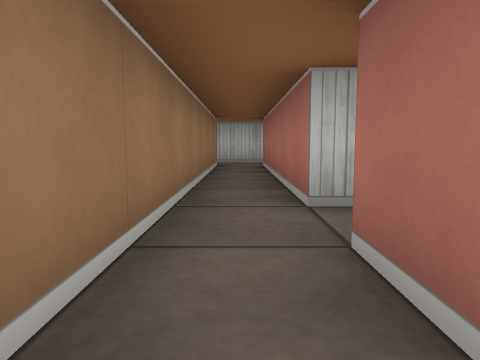
View 1 (above)

18 first-person views from a walk through a cub3D level. The camera is about half as high as the walls, tilts 6° down and sees 70° across. The floor is counted in squares. Each view is taken from the middle of a square. On the plan, view 1 faces up. The plan holds only what a view shows up to about 9 squares ahead; the rest is blank.

View 2
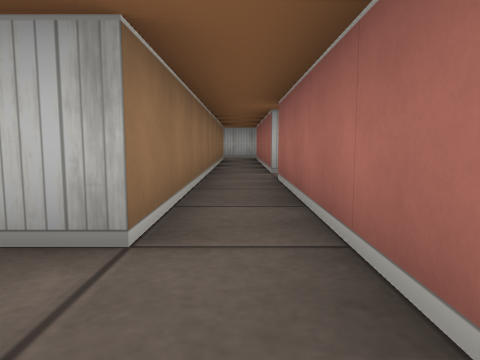

View 3
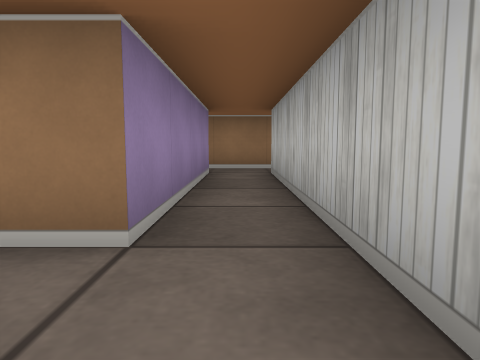

View 4
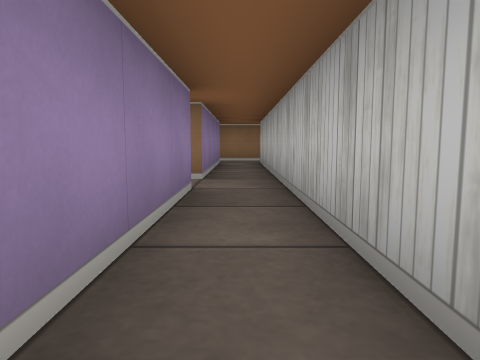

View 5
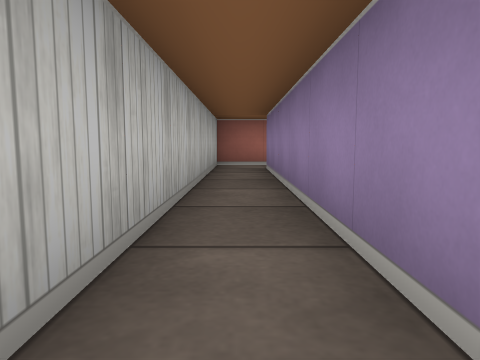

View 6
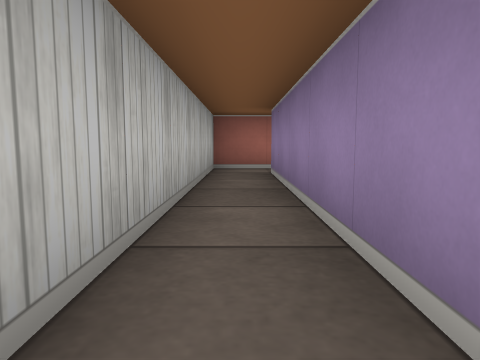

View 7
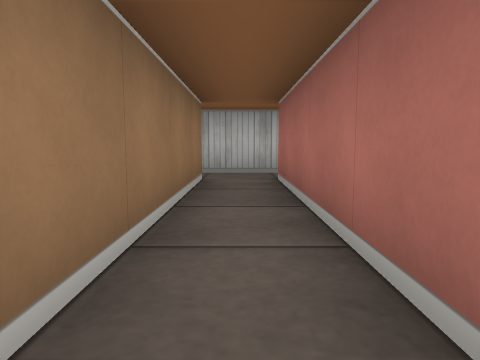

View 8
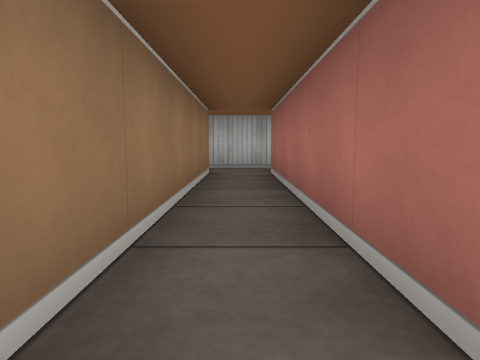

View 9
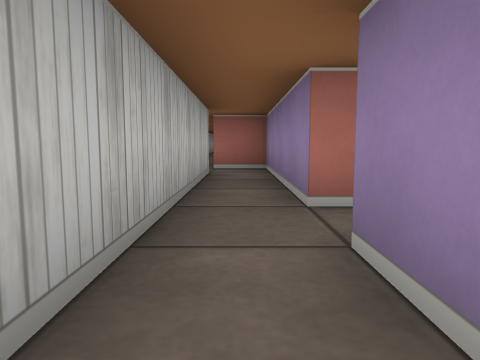

View 10
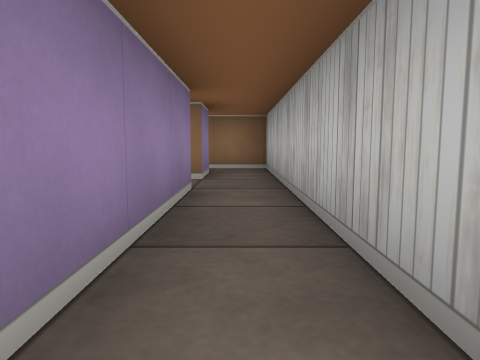

View 11
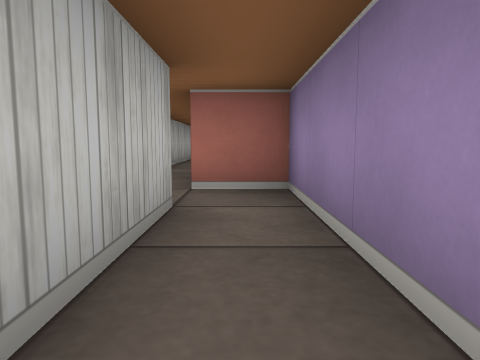

View 12
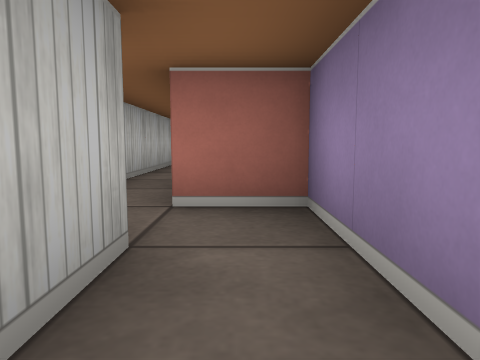

View 13
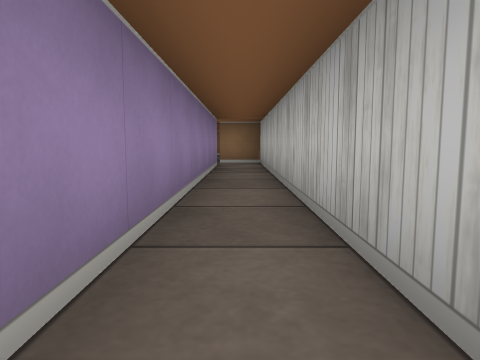

View 14
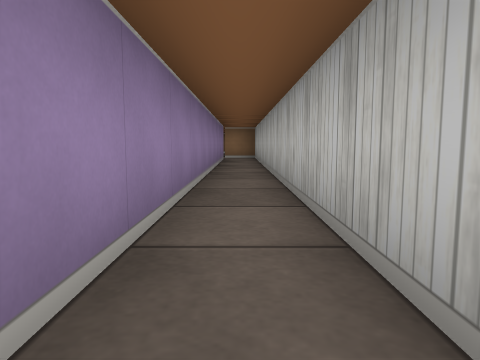

View 15
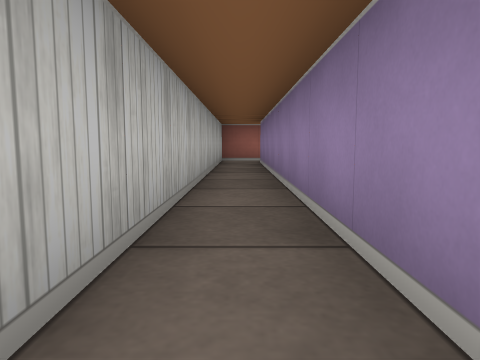

View 16
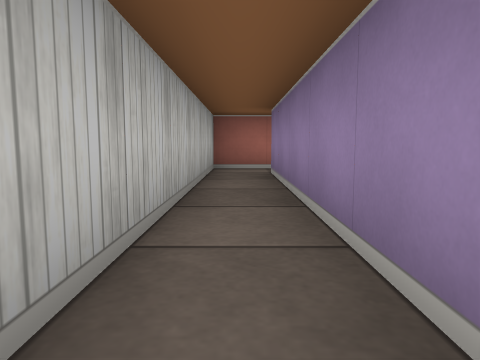

View 17
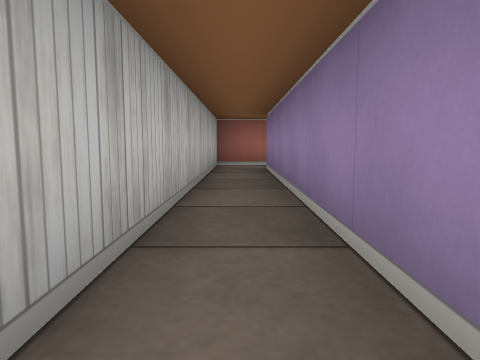

View 18
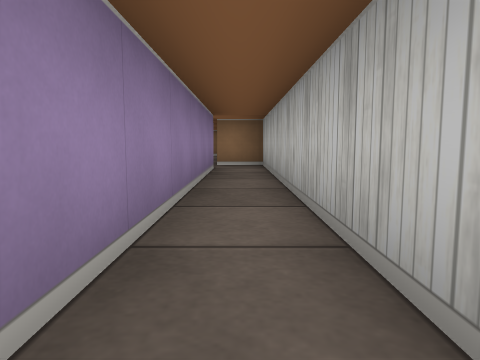

### Floor plan
Points are (right, up) in squares from view 1. A wall is a line through its corners. A room is listed if a view was taken in it or the views show most of it. See-through windows are left out.
Room 1 (views 1, 2, 7, 8)
walls: (0.5, -2.4) (0.5, 1.5) (4.5, 1.5); (4.5, 2.5) (0.5, 2.5) (0.5, 7.5); (-0.5, 7.5) (-0.5, -1.5)
ways out: opening at (4, 2) to room 2; opening at (-1, -2) to room 3; opening at (0, 7) to room 4
Room 2 (views 3, 4, 5, 6)
walls: (5.5, 1.5) (12.5, 1.5); (13.5, 1.4) (13.5, 2.5) (4.5, 2.5)
ways out: opening at (4, 2) to room 1; opening at (5, 2); opening at (13, 2)
Room 3 (view 9)
walls: (-0.5, -1.5) (-1.1, -1.5); (-1.5, 7.5) (-0.5, 7.5); (-0.5, 8.5) (-2.5, 8.5) (-2.5, 7.4)
ways out: opening at (-1, -2) to room 1; opening at (-1, 8) to room 4
Room 4 (views 10, 11, 12)
walls: (0.5, 7.5) (4.5, 7.5) (4.5, 8.5); (3.5, 8.5) (-0.5, 8.5)
ways out: opening at (0, 7) to room 1; opening at (-1, 8) to room 3; opening at (4, 8) to room 5
Room 5 (views 13, 14, 15, 16, 17, 18)
walls: (4.5, 8.5) (20.5, 8.5); (21.5, 8.4) (21.5, 9.5) (3.5, 9.5) (3.5, 8.5)
ways out: opening at (4, 8) to room 4; opening at (21, 9)

Positions as (right, up) in squares from view 1, and headings:
1: (0, 0), facing up
2: (0, -3), facing up
3: (6, 2), facing left
4: (9, 2), facing left
5: (6, 2), facing right
6: (7, 2), facing right
7: (0, 3), facing up
8: (0, 2), facing up
9: (-2, 8), facing right
10: (4, 8), facing left
11: (1, 8), facing right
12: (2, 8), facing right
13: (12, 9), facing left
14: (15, 9), facing left
15: (12, 9), facing right
16: (15, 9), facing right
17: (14, 9), facing right
18: (11, 9), facing left
